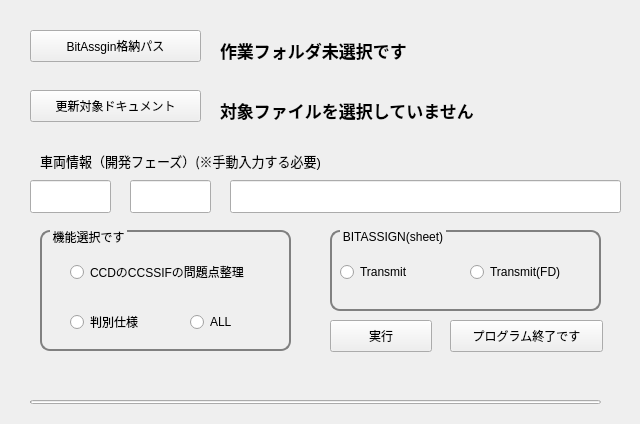
<?xml version="1.0" encoding="UTF-8"?>
<ui version="4.0">
 <class>Form</class>
 <widget class="QWidget" name="Form">
  <property name="geometry">
   <rect>
    <x>0</x>
    <y>0</y>
    <width>640</width>
    <height>424</height>
   </rect>
  </property>
  <property name="windowTitle">
   <string>Form</string>
  </property>
  <widget class="PushButton" name="FolderButton">
   <property name="geometry">
    <rect>
     <x>30</x>
     <y>30</y>
     <width>171</width>
     <height>32</height>
    </rect>
   </property>
   <property name="text">
    <string>BitAssgin格納パス</string>
   </property>
  </widget>
  <widget class="QLabel" name="FolderLabel">
   <property name="geometry">
    <rect>
     <x>220</x>
     <y>40</y>
     <width>401</width>
     <height>21</height>
    </rect>
   </property>
   <property name="font">
    <font>
     <family>Yu Gothic UI</family>
     <pointsize>13</pointsize>
     <weight>75</weight>
     <italic>false</italic>
     <bold>true</bold>
    </font>
   </property>
   <property name="text">
    <string>作業フォルダ未選択です</string>
   </property>
  </widget>
  <widget class="PushButton" name="TargetButton">
   <property name="geometry">
    <rect>
     <x>30</x>
     <y>90</y>
     <width>171</width>
     <height>32</height>
    </rect>
   </property>
   <property name="text">
    <string>更新対象ドキュメント</string>
   </property>
  </widget>
  <widget class="QLabel" name="TargetLabel">
   <property name="geometry">
    <rect>
     <x>220</x>
     <y>100</y>
     <width>401</width>
     <height>21</height>
    </rect>
   </property>
   <property name="font">
    <font>
     <family>Yu Gothic UI</family>
     <pointsize>13</pointsize>
     <weight>75</weight>
     <italic>false</italic>
     <bold>true</bold>
    </font>
   </property>
   <property name="text">
    <string>対象ファイルを選択していません</string>
   </property>
  </widget>
  <widget class="LineEdit" name="SearchEdit_1">
   <property name="geometry">
    <rect>
     <x>30</x>
     <y>180</y>
     <width>81</width>
     <height>33</height>
    </rect>
   </property>
  </widget>
  <widget class="LineEdit" name="SearchEdit_2">
   <property name="geometry">
    <rect>
     <x>130</x>
     <y>180</y>
     <width>81</width>
     <height>33</height>
    </rect>
   </property>
  </widget>
  <widget class="LineEdit" name="SearchEdit_3">
   <property name="geometry">
    <rect>
     <x>230</x>
     <y>180</y>
     <width>391</width>
     <height>33</height>
    </rect>
   </property>
  </widget>
  <widget class="QLabel" name="TextLabel">
   <property name="geometry">
    <rect>
     <x>40</x>
     <y>150</y>
     <width>401</width>
     <height>21</height>
    </rect>
   </property>
   <property name="font">
    <font>
     <family>Yu Gothic UI</family>
     <pointsize>10</pointsize>
     <weight>50</weight>
     <italic>false</italic>
     <bold>false</bold>
    </font>
   </property>
   <property name="text">
    <string>車両情報（開発フェーズ）(※手動入力する必要)</string>
   </property>
  </widget>
  <widget class="QGroupBox" name="SheetGroup">
   <property name="geometry">
    <rect>
     <x>330</x>
     <y>230</y>
     <width>271</width>
     <height>81</height>
    </rect>
   </property>
   <property name="font">
    <font>
     <family>Yu Gothic UI</family>
    </font>
   </property>
   <property name="styleSheet">
    <string notr="true">QGroupBox{

border-width:2px;

border-style:solid;

border-radius: 10px;

border-color:gray;

margin-top:0.5ex;

}

QGroupBox::title{

subcontrol-origin:margin;

subcontrol-position:top left;

left:10px;

margin-left:0px;

padding:0 1px;

}</string>
   </property>
   <property name="title">
    <string>BITASSIGN(sheet)</string>
   </property>
   <widget class="RadioButton" name="NoFDRadio">
    <property name="geometry">
     <rect>
      <x>10</x>
      <y>30</y>
      <width>112</width>
      <height>24</height>
     </rect>
    </property>
    <property name="text">
     <string>Transmit</string>
    </property>
   </widget>
   <widget class="RadioButton" name="FDRadio">
    <property name="geometry">
     <rect>
      <x>140</x>
      <y>30</y>
      <width>112</width>
      <height>24</height>
     </rect>
    </property>
    <property name="text">
     <string>Transmit(FD)</string>
    </property>
   </widget>
  </widget>
  <widget class="QGroupBox" name="FunctionGroup">
   <property name="geometry">
    <rect>
     <x>40</x>
     <y>230</y>
     <width>251</width>
     <height>121</height>
    </rect>
   </property>
   <property name="font">
    <font>
     <family>Yu Gothic UI</family>
    </font>
   </property>
   <property name="styleSheet">
    <string notr="true">QGroupBox{

border-width:2px;

border-style:solid;

border-radius: 10px;

border-color:gray;

margin-top:0.5ex;

}

QGroupBox::title{

subcontrol-origin:margin;

subcontrol-position:top left;

left:10px;

margin-left:0px;

padding:0 1px;

}</string>
   </property>
   <property name="title">
    <string>機能選択です</string>
   </property>
   <widget class="RadioButton" name="DistinguishRadio">
    <property name="geometry">
     <rect>
      <x>30</x>
      <y>80</y>
      <width>112</width>
      <height>24</height>
     </rect>
    </property>
    <property name="text">
     <string>判別仕様</string>
    </property>
   </widget>
   <widget class="RadioButton" name="ProblemRadio">
    <property name="geometry">
     <rect>
      <x>30</x>
      <y>30</y>
      <width>221</width>
      <height>24</height>
     </rect>
    </property>
    <property name="text">
     <string>CCDのCCSSIFの問題点整理</string>
    </property>
   </widget>
   <widget class="RadioButton" name="AllRadio">
    <property name="geometry">
     <rect>
      <x>150</x>
      <y>80</y>
      <width>112</width>
      <height>24</height>
     </rect>
    </property>
    <property name="text">
     <string>ALL</string>
    </property>
   </widget>
  </widget>
  <widget class="PushButton" name="RunRadio">
   <property name="geometry">
    <rect>
     <x>330</x>
     <y>320</y>
     <width>102</width>
     <height>32</height>
    </rect>
   </property>
   <property name="text">
    <string>実行</string>
   </property>
  </widget>
  <widget class="PrimaryPushButton" name="ExitButton">
   <property name="geometry">
    <rect>
     <x>450</x>
     <y>320</y>
     <width>153</width>
     <height>32</height>
    </rect>
   </property>
   <property name="text">
    <string>プログラム終了です</string>
   </property>
  </widget>
  <widget class="QLabel" name="LogsLabel">
   <property name="geometry">
    <rect>
     <x>40</x>
     <y>360</y>
     <width>561</width>
     <height>20</height>
    </rect>
   </property>
   <property name="font">
    <font>
     <pointsize>10</pointsize>
    </font>
   </property>
   <property name="text">
    <string/>
   </property>
  </widget>
  <widget class="IndeterminateProgressBar" name="IndeterminateProgressBar">
   <property name="geometry">
    <rect>
     <x>30</x>
     <y>400</y>
     <width>571</width>
     <height>4</height>
    </rect>
   </property>
  </widget>
 </widget>
 <customwidgets>
  <customwidget>
   <class>PushButton</class>
   <extends>QPushButton</extends>
   <header>qfluentwidgets</header>
  </customwidget>
  <customwidget>
   <class>PrimaryPushButton</class>
   <extends>PushButton</extends>
   <header>qfluentwidgets</header>
  </customwidget>
  <customwidget>
   <class>RadioButton</class>
   <extends>QRadioButton</extends>
   <header>qfluentwidgets</header>
  </customwidget>
  <customwidget>
   <class>IndeterminateProgressBar</class>
   <extends>QProgressBar</extends>
   <header>qfluentwidgets</header>
  </customwidget>
  <customwidget>
   <class>LineEdit</class>
   <extends>QLineEdit</extends>
   <header>qfluentwidgets</header>
  </customwidget>
 </customwidgets>
 <resources/>
 <connections/>
</ui>
